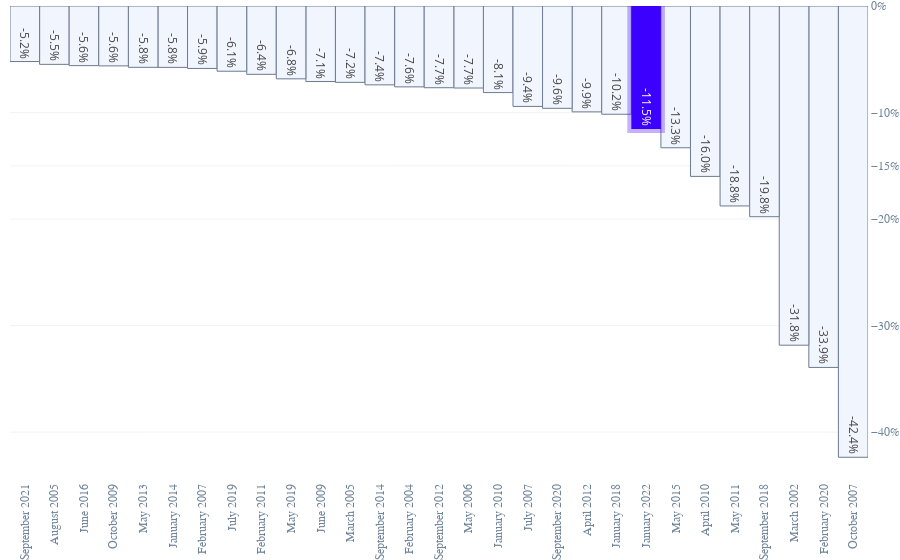

Here is the notebook cell this chart was saved with:
### Code cell
fig = go.Figure()

d2 = df2[df2["color"]==False]

fig = go.Figure(data=[go.Bar(
            x=d2.start, 
            y=d2.value,
            text=d2.value,
            textposition='inside',
            hovertemplate = 'Etter toppen %{x} var <br>S&P på det meste %{y}',
            texttemplate='%{text:.1%}',
            marker_color='#F1F5FE',
            marker_line_color = '#6e7a91',
            marker_line_width=1,
        )])

fig.add_trace(go.Bar(
    x=df2[df2["color"]==True]['start'],
    y=df2[df2["color"]==True]['value'],
    text=df2[df2["color"]==True]['value'],
    textposition='inside',
    texttemplate='%{text:.1%}',
    hovertemplate = 'Foreløpig bunn er <br>%{y} fra toppen i januar',
    #name=df2[df2["color"]==True]['start'],
    marker_color='rgba(60, 0, 255, 1)',
    marker_line_color = 'rgba(60, 0, 255, .3)',
    marker_line_width=8,
))

fig.update_layout(
    xaxis=dict(
        fixedrange=True,
        #title="antall handledager etter topp",
        showline=False,
        showgrid=False,
        showticklabels=True,
        tickangle=-90,
        linecolor='rgba(204, 204, 204, 0)',
        linewidth=None,
        ticks=None,
        categoryorder='total descending',
        tickfont=dict(
            family='Arial',
            size=12,
            color='rgb(112, 133, 153)',
        ),
    ),
    yaxis=dict(
        fixedrange=True,
        showgrid=True,
        gridcolor='rgba(112, 133, 153, .2)',
        gridwidth=.5,
        zeroline=False,
        showline=True,
        showticklabels=True,
        side="right",
        tickformat='.0%',
        tickvals=[0, -.1, -.15, -.2,-.3,-.4],
        tickfont=dict(
            family='Arial',
            size=12,
            color='rgb(112, 133, 153)'),
    ),
    autosize=True,
    margin=dict(
        autoexpand=True,
        l=10, r=0, t=0, b=0

    ),
    showlegend=False,
    plot_bgcolor='rgba(0,0,0,0)',
    bargap=0,
)

fig.show()

### Figure 1 — Plotly figure (JSON) as saved in the notebook; plotly's stock layout.template omitted (floating-point values rounded to 4 significant figures)
{"data": [{"hovertemplate": "Etter toppen %{x} var <br>S&P på det meste %{y}", "marker": {"color": "#F1F5FE", "line": {"color": "#6e7a91", "width": 1}}, "text": [-0.1599, -0.09936, -0.05478, -0.07591, -0.05862, -0.06413, -0.3392, -0.08128, -0.05761, -0.1016, -0.09425, -0.06123, -0.07089, -0.05596, -0.3184, -0.07166, -0.07699, -0.1877, -0.05756, -0.1331, -0.06836, -0.4236, -0.05622, -0.07671, -0.07401, -0.1978, -0.09604, -0.05213], "textposition": "inside", "texttemplate": "%{text:.1%}", "type": "bar", "x": ["April 2010", "April 2012", "August 2005", "February 2004", "February 2007", "February 2011", "February 2020", "January 2010", "January 2014", "January 2018", "July 2007", "July 2019", "June 2009", "June 2016", "March 2002", "March 2005", "May 2006", "May 2011", "May 2013", "May 2015", "May 2019", "October 2007", "October 2009", "September 2012", "September 2014", "September 2018", "September 2020", "September 2021"], "y": [-0.1599, -0.09936, -0.05478, -0.07591, -0.05862, -0.06413, -0.3392, -0.08128, -0.05761, -0.1016, -0.09425, -0.06123, -0.07089, -0.05596, -0.3184, -0.07166, -0.07699, -0.1877, -0.05756, -0.1331, -0.06836, -0.4236, -0.05622, -0.07671, -0.07401, -0.1978, -0.09604, -0.05213]}, {"hovertemplate": "Foreløpig bunn er <br>%{y} fra toppen i januar", "marker": {"color": "rgba(60, 0, 255, 1)", "line": {"color": "rgba(60, 0, 255, .3)", "width": 8}}, "text": [-0.1154], "textposition": "inside", "texttemplate": "%{text:.1%}", "type": "bar", "x": ["January 2022"], "y": [-0.1154]}], "layout": {"autosize": true, "bargap": 0, "margin": {"autoexpand": true, "b": 0, "l": 10, "r": 0, "t": 0}, "plot_bgcolor": "rgba(0,0,0,0)", "showlegend": false, "xaxis": {"categoryorder": "total descending", "fixedrange": true, "linecolor": "rgba(204, 204, 204, 0)", "showgrid": false, "showline": false, "showticklabels": true, "tickangle": -90, "tickfont": {"color": "rgb(112, 133, 153)", "family": "Arial", "size": 12}}, "yaxis": {"fixedrange": true, "gridcolor": "rgba(112, 133, 153, .2)", "gridwidth": 0.5, "showgrid": true, "showline": true, "showticklabels": true, "side": "right", "tickfont": {"color": "rgb(112, 133, 153)", "family": "Arial", "size": 12}, "tickformat": ".0%", "tickvals": [0, -0.1, -0.15, -0.2, -0.3, -0.4], "zeroline": false}}}
